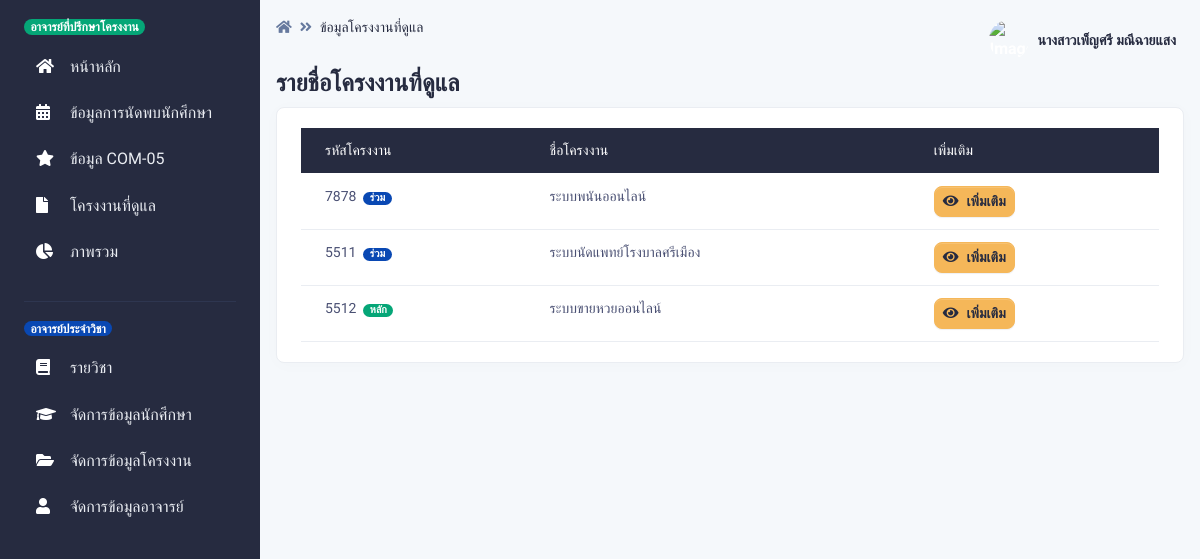
Before: /pages/project_teacher/index.php (signed in) with the older database file.
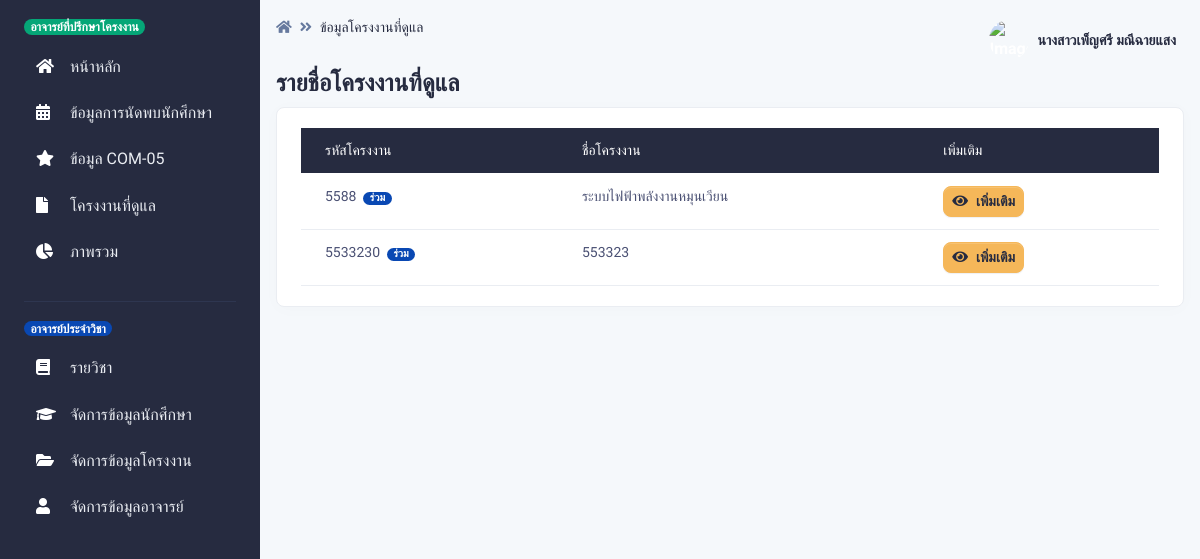
After: the same page with the newer database file.
### tables this page shows
CREATE TABLE `project_has_adviser` (
  `pha_key` int(50) NOT NULL,
  `pha_project_id` int(15) NOT NULL,
  `pha_teacher_id` int(15) NOT NULL,
  `pha_type` int(2) NOT NULL
);

CREATE TABLE `project` (
  `project_id` int(15) NOT NULL,
  `project_name` varchar(255) NOT NULL,
  `project_type` int(2) NOT NULL,
  `project_status` int(2) NOT NULL DEFAULT 1
);

### pages/project_teacher/index.php (the view, shortened to what this page needs)
<?php
if (!$_SESSION["TeacherID"]){
	  Header("Location: ../../login_te.php");
}else{?>
<!DOCTYPE html>
<html lang="en">
<head>
    <link type="text/css" href="../../vendor/@fortawesome/fontawesome-free/css/all.min.css" rel="stylesheet">
    <link type="text/css" href="../../vendor/notyf/notyf.min.css" rel="stylesheet">
    <link type="text/css" href="../../css/volt.css" rel="stylesheet">
</head>
<body>
    <?php include '../menu_te.php';?>
    <main class="content">
        <nav class="navbar navbar-top navbar-expand navbar-dashboard navbar-dark pl-0 pr-2 pb-0">
            <div class="container-fluid px-0">
                <div class="d-flex justify-content-between w-100" id="navbarSupportedContent">
                    <div class="d-flex">
                        <nav aria-label="breadcrumb">
                            <ol class="breadcrumb breadcrumb-dark breadcrumb-transparent">
                                <li class="breadcrumb-item"><a href="../teacher"><span
                                            class="fas fa-home"></span></a></li>
                                <li class="breadcrumb-item active" aria-current="page">ข้อมูลโครงงานที่ดูแล</li>
                            </ol>
                        </nav>
                    </div>
                    <?php include '../navbar_te.php';?>
                </div>
            </div>
        </nav>
        <div class="py-0">
            <div class="d-flex justify-content-between w-100 flex-wrap">
                <div class="mb-3 mb-lg-0">
                    <h1 class="h4">รายชื่อโครงงานที่ดูแล</h1>
                </div>
            </div>
        </div>
        <div class="card border-light shadow-sm mb-4">
            <div class="card-body">
                <div class="table-responsive">
                    <table class="table">
                        <thead class=" table table-dark table-hover">
                            <tr>
                                <td>รหัสโครงงาน</td>
                                <td>ชื่อโครงงาน</td>
                                <td>เพิ่มเติม</td>
                            </tr>
                        </thead>
                        <tbody>
                        <?php
           include '../../conn.php';
           $id_teacher =$_SESSION["TeacherID"];
					$sql = "SELECT
                    project_has_adviser.pha_project_id,
                    project.project_name,
                    project_has_adviser.pha_teacher_id,
                    project_has_adviser.pha_type,
                    project.project_status,
                    project_has_adviser.pha_key
                FROM
                    project_has_adviser
                    INNER JOIN
                    project
                    ON
                        project_has_adviser.pha_project_id = project.project_id
                WHERE
                    project.project_status = 1 and project_has_adviser.pha_teacher_id = '$id_teacher'
                ORDER BY
                    project_has_adviser.pha_key DESC
                   ";
					$result = $con->query($sql);
					if ($result->num_rows > 0) {
						while($row = $result->fetch_assoc()) {
                            echo '
                            <tr>
                             <td>'. $row["pha_project_id"].'&nbsp;&nbsp;';
                             if ($row["pha_type"]==1) {
                                echo '<span class="badge bg-success">หลัก</span>';
                             }else if ($row["pha_type"]==2) {
                                echo '<span class="badge bg-info ">ร่วม</span>';
                             }
                             echo '</td>
                                <td>'. mb_substr($row["project_name"],0,80,'UTF-8').'</td>
                                <td><a class="btn btn-warning btn-sm" type="button" href="project_adviser.php?act=show&ID=' . $row["pha_project_id"].'"><span class="fas fa-eye mr-2" herf="#"></span>เพิ่มเติม</a></td>
                            </tr>';
                        }
                        }
                        ?>
                        </tbody>
                    </table>
                </div>
            </div>
        </div>
        <?php include '../footer.php';?>
    </main>
</body>
</html>
<?php }?>

Changed rows visible on the page:
removed project_has_adviser: pha_project "7878", pha_type "ร่วม", pha_project.project_name "ระบบพนันออนไลน์"
removed project_has_adviser: pha_project "5511", pha_type "ร่วม", pha_project.project_name "ระบบนัดแพทย์โรงบาลศรีเมือง"
removed project_has_adviser: pha_project "5512", pha_type "หลัก", pha_project.project_name "ระบบขายหวยออนไลน์"
added project_has_adviser: pha_project "5588", pha_type "ร่วม", pha_project.project_name "ระบบไฟฟ้าพลังงานหมุนเวียน"
added project_has_adviser: pha_project "5533230", pha_type "ร่วม", pha_project.project_name "553323"
